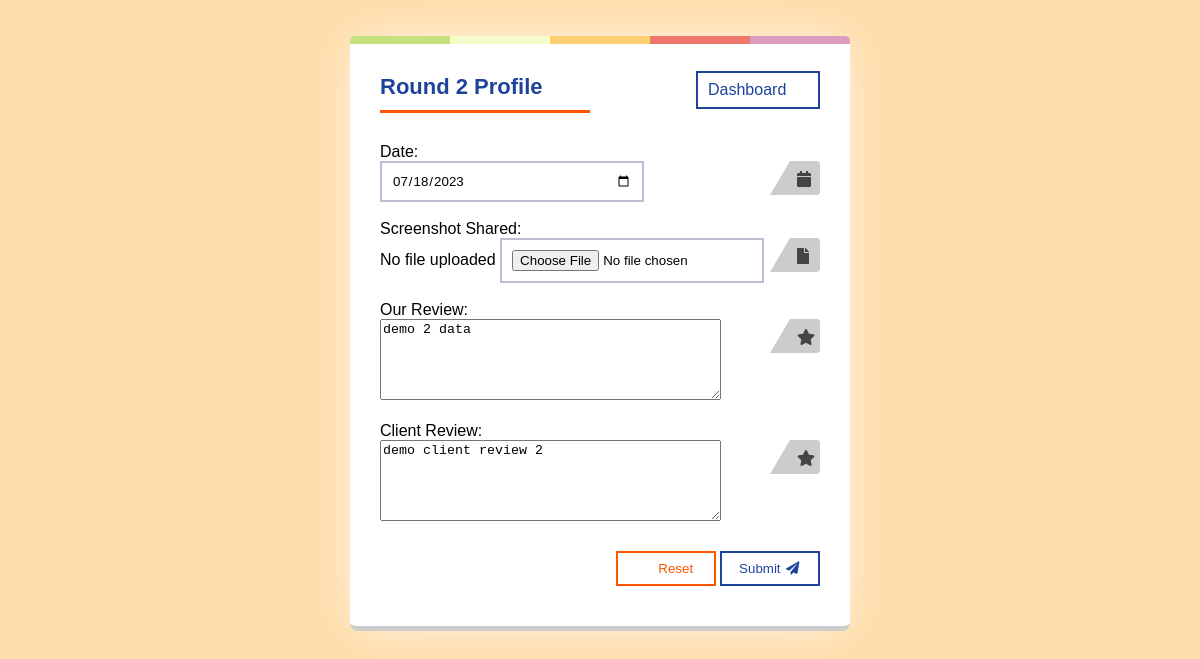
/round2/52/ (signed in), run on the app's committed database.
### app/models.py (models this page shows, shortened)
class Round2(models.Model):
    project = models.ForeignKey(Project, on_delete=models.CASCADE)
    date = models.DateField(blank=True,null=True,default=None)
    screenshot_shared = models.ImageField(upload_to='screenshots/', blank=True, null=True)
    our_review = models.TextField(default='')
    client_review = models.TextField(default='')
    edited_by = models.ForeignKey(BDE_User,on_delete=models.SET_NULL,null=True)

### app/middlewares.py (the view)
    def middleware(request, project_id=None):
        returnUrl = ''
        print(request.META['PATH_INFO'])
        if not request.session.get('user'):
            return redirect('login')
        response = get_response(request, project_id=project_id)
        return response

### app/templates/round2.html (shortened to what this page needs)
<!DOCTYPE html>
{% load static %}
<html>
<head>
    <link rel="stylesheet" href="{% static 'css/project.css' %}">
    <link href="https://cdnjs.cloudflare.com/ajax/libs/font-awesome/5.15.3/css/all.min.css" rel="stylesheet">
</head>
<body>
    <form class="form" method="POST" action="{% url 'round2' project_id=project_id %}" enctype="multipart/form-data">
    <div class="form-header">
        <h2>Round 2 Profile</h2>
        <a class="movebtn movebtnsu" style='text-decoration:none;' href="{% url 'dashboard'  %}">Dashboard</a>
    </div>
        <div class="form-group">
            <label for="date">Date:</label>
            <br>
            <div class="relative">
                <input name="date" class="form-control" id="date" type="date" autofocus="" autocomplete="" placeholder="Select date..." value="{{ round2_data.date|default_if_none:''|date:'Y-m-d'}}">
                <i class="fa fa-calendar"></i>
            </div><br>
        </div>
        <div class="form-group">
            <label for="screenshot_shared">Screenshot Shared:</label>
            <div class="relative">
                {% if round2_data.screenshot_shared %}
                    <a href="{{ round2_data.screenshot_shared.url }}">{{ round2_data.screenshot_shared.name }}</a>
                {% else %}
                    <span>No file uploaded</span>
                {% endif %}
                <input name="screenshot_shared" class="form-control" id="screenshot_shared" type="file" value="{{ round2_data.screenshot_shared }}">
                <i class="fa fa-file"></i>
            </div>
        </div><br>
        <div class="form-group">
            <label for="our_review">Our Review:</label>
            <div class="relative">
                <textarea rows='5' cols="40" name="our_review" class="form-control" id="our_review"  placeholder="Type your review...">{{ round2_data.our_review }}</textarea>
                <i class="fa fa-star"></i>
            </div>
        </div><br>
        <div class="form-group">
        <div class="form-group">
            <label for="client_review">Client Review:</label>
            <div class="relative">
                <textarea name="client_review" rows='5' cols="40" class="form-control" id="client_review"  placeholder="Type your review...">{{ round2_data.client_review }}</textarea>
                <i class="fa fa-star"></i>
            </div>
        </div><br>
        <div class="tright">
            <button class="movebtn movebtnre" type="reset"> Reset </button>
            <button class="movebtn movebtnsu" type="submit">Submit <i class="fa fa-fw fa-paper-plane"></i></button>
        </div>
    </form>
</body>
</html>

### app/templates/round2.html (style rules this page uses)
body { background: navajowhite; }
.form-header { display: flex; align-items: center; justify-content: space-between; }

### data on the page
Round2: date "07/18/2023", our_review "demo 2 data", client_review "demo client review 2"
